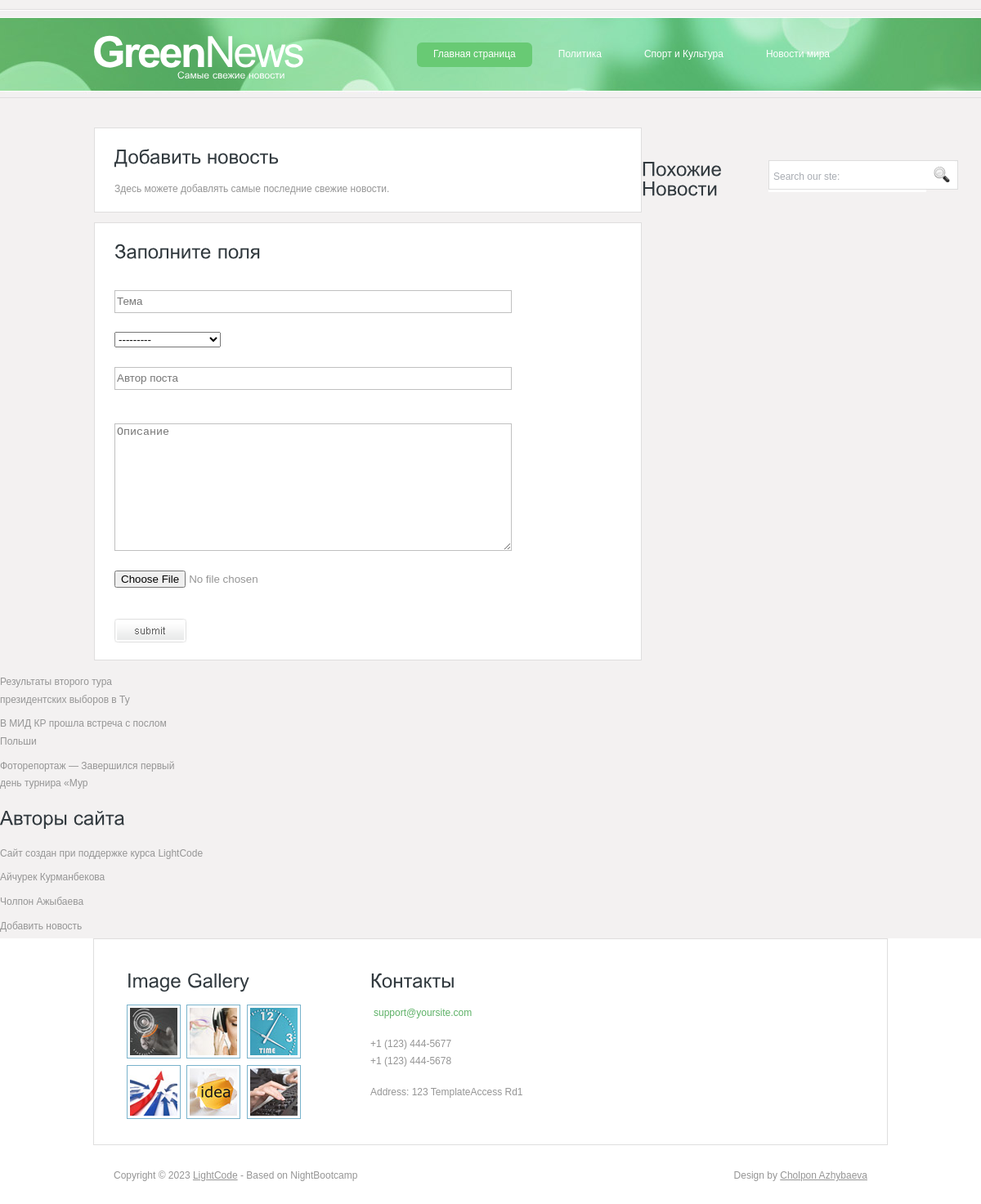
The app's page /contact with its own data.
### app/models.py (models this page shows, shortened)
class Category(models.Model):
    title = models.CharField(max_length=123)
    def __str__(self):
        return self.title
    class Meta:
        verbose_name = 'Категория'
        verbose_name_plural = 'Категории'

class News(models.Model):
    title = models.CharField(max_length=50)
    owner = models.CharField(max_length=20)
    description = models.TextField()
    image = models.ImageField(upload_to='news/%Y/%m/%d/')
    created_date = models.DateTimeField(auto_now_add=True)
    category = models.ForeignKey('Category', on_delete=models.CASCADE, related_name='news')
    class Meta:
        verbose_name = 'Новость'
        verbose_name_plural = 'Новости'
        ordering = ['-created_date']

### app/views.py (the view, shortened to what this page needs)
# urls.py: path('contact', contact),
def contact(request):
    news = News.objects.all()
    categories = Category.objects.all()
    related_news = News.objects.all().order_by('?')[:3]
    form = NewsForm()
    return render(request, 'contact.html', {'news': news, 'categories': categories,
                                            'related_news': related_news, 'form': form})

### app/forms.py
class NewsForm(forms.ModelForm):
    image = forms.ImageField
    class Meta:
        model = News
        fields = ['title', 'description', 'image', 'category', 'owner']
        widgets = {
            'title': forms.TextInput(attrs={'class': 'text', 'placeholder': 'Тема'}),
            'owner': forms.TextInput(attrs={'class': 'text', 'placeholder': 'Автор поста'}),
            'description': forms.Textarea(attrs={'class': 'text', 'placeholder': 'Описание'}),
            'category': forms.Select(attrs={'class': 'text', 'placeholder': 'Категория'}),
        }

### app/templates/contact.html (shortened to what this page needs)
{% extends 'base.html' %}
{% load static %}
{% block content %}
  <div class="content">
    <div class="content_resize">
      <div class="mainbar">
        <div class="article">
          <h2><span>Добавить новость</span></h2>
          <p>Здесь можете добавлять самые последние свежие новости.</p>
        </div>
        <div class="article">
          <h2><span>Заполните</span> поля</h2>
          <form action=" " method="post"  enctype="multipart/form-data">
            <ol>
              <li>
                <label for="name"></label>
                {{ form.title }}
              </li>
              <br>
              <li>
                {{ form.category}}
              </li>
              <br>
              <li>
                {{ form.owner }}
              </li>
              <br>
              <li>
                <label for="message"></label>
                {{ form.description}}
              </li>
              <br>
              <li>
                {{ form.image }}
              </li>
              <br>
              <li>
                <input type="image" name="imageField" id="imageField" src="{% static 'images/submit.gif' %}" class="send" />
              </li>
              <br>
            </ol>
          </form>
        </div>
      </div>
</div>
    </div>
   {% endblock %}

### app/templates/base.html (shortened to what this page needs)
{% load static %}
<!DOCTYPE html PUBLIC "-//W3C//DTD XHTML 1.0 Transitional//EN" "http://www.w3.org/TR/xhtml1/DTD/xhtml1-transitional.dtd">
<html xmlns="http://www.w3.org/1999/xhtml">
<head>
<link href="{% static 'style.css' %}" rel="stylesheet" type="text/css" />
</head>
<body>
<div class="main">
  <div class="header">
    <div class="header_resize">
      <div class="menu_nav">
        <ul>
          <li class="active"><a href="/">Главная страница</a></li>
          {%  for i in categories %}
            <li><a href="/category/{{ i.id }}">{{ i.title }}</a></li>
          {% endfor %}
        </ul>
      </div>
      <div class="logo">
        <h1><a href="/">Green<span>News</span></a> <small>Самые свежие новости</small></h1>
      </div>
    </div>
  </div>
{% block content %}
{% endblock %}
<div class="sidebar">
        <div class="searchform">
          <form id="formsearch" name="formsearch" method="post" action="#">
            <span>
            <input name="editbox_search" class="editbox_search" id="editbox_search" maxlength="80" value="Search our ste:" type="text" />
            </span>
            <input name="button_search" src="{% static 'images/search_btn.gif' %}" class="button_search" type="image" />
          </form>
        </div>
         <div class="gadget">
          <h2 class="star"><span>Похожие </span> Новости</h2>
             {% for news1 in related_news %}
          <ul class="sb_menu">
            <li><a href="/news/{{ news1.id }}">{{ news1.title }}</a></li>
          </ul>
             {% endfor %}
        </div>
    <div class="gadget">
          <h2 class="star"><span>Авторы сайта</span></h2>
          <ul class="ex_menu">
            <li> Сайт создан при поддержке курса <a href="https://www.instagram.com/lightcode.kg/"> LightCode</a><br />
              </li>
              <li><a href="https://www.hrw.org/about/people/aichurek-kurmanbekova">Айчурек Курманбекова</a><br />
              </li>
              <li><a href="https://www.instagram.com/cholpon_azhybaeva/">Чолпон Ажыбаева</a><br />
              </li>
          <li><a href="/contact">Добавить новость</a><br />
              </li>
          </ul>
        </div>
      </div>
    </div>
  <div class="fbg">
    <div class="fbg_resize">
      <div class="col c1">
        <h2><span>Image Gallery</span></h2>
        <a href="#"><img src="{% static 'images/pix1.jpg' %}" width="58" height="58" alt="" /></a>
        <a href="#"><img src="{% static 'images/pix2.jpg' %}" width="58" height="58" alt="" /></a>
        <a href="#"><img src="{% static 'images/pix3.jpg' %}" width="58" height="58" alt="" /></a>
        <a href="#"><img src="{% static 'images/pix4.jpg' %}" width="58" height="58" alt="" /></a>
        <a href="#"><img src="{% static 'images/pix5.jpg' %}" width="58" height="58" alt="" /></a>
        <a href="#"><img src="{% static 'images/pix6.jpg' %}" width="58" height="58" alt="" /></a> </div>
      <div class="col c3">
        <h2><span>Контакты</span></h2>
        <p><a href="#">support@yoursite.com</a></p>
        <p>+1 (123) 444-5677<br />
          +1 (123) 444-5678</p>
        <p>Address: 123 TemplateAccess Rd1</p>
      </div>
    </div>
  </div>
   <div class="footer">
    <div class="footer_resize">
      <p class="lf">Copyright &copy; 2023 <a href="https://www.instagram.com/lightcode.kg/">LightCode</a> - Based on NightBootcamp</p>
      <p class="rf">Design by <a href="https://www.instagram.com/cholpon_azhybaeva///">Cholpon Azhybaeva</a></p>
    </div>
  </div>
</body>
</html>

### static/style.css (style rules this page uses)
body { margin:0; padding:0; width:100%; color:#959595; font:normal 12px/1.8em Arial, Helvetica, sans-serif; }
html, .main { padding:0; margin:0; }
.main { background:#f3f1f1 url(images/header_bg.jpg) repeat-x center 11px; }
.logo { padding:0; float:left; width:auto; }
h1 { margin:0; padding:40px 0; float:left; color:#fff; font:bold 52px/1.2em Arial, Helvetica, sans-serif; letter-spacing:-3px; }
h1 span { font-weight:normal; }
h1 a, h1 a:hover { color:#fff; text-decoration:none; }
h1 small { display:block; margin-top:-6px; padding:0 6px 2px 104px; font:normal 12px/1.2em Arial, Helvetica, sans-serif; letter-spacing:normal; }
h2 { font:normal 24px/1.5em Arial, Helvetica, sans-serif; padding:16px 0 8px; margin:0 0 8px; color:#323a3f; }
p { margin:8px 0; padding:0 0 8px 0; font:normal 12px/1.8em Arial, Helvetica, sans-serif; }
a { color:#5db166; text-decoration:underline; }
.header, .content, .menu_nav, .fbg, .footer, form, ol, ol li, ul, .content .mainbar, .content .sidebar { margin:0; padding:0; }
.header_resize { margin:0 auto; padding:0; width:974px; }
.menu_nav { margin:0; padding:52px 40px 0 0; float:right; height:29px; }
.menu_nav ul { list-style:none; height:29px; }
.menu_nav ul li { margin:0 12px 0 0; padding:0; float:left; }
.menu_nav ul li a { display:block; margin:0; padding:4px 20px; color:#fff; text-decoration:none; font-size:12px; }
.menu_nav ul li.active a, .menu_nav ul li a:hover { background-color:#68ca74; }
.content_resize { margin:0 auto; padding:16px 0 24px; width:970px; }
.content .mainbar { margin:0; padding:0; float:left; width:670px; }
.content .mainbar .article { margin:0 0 12px; padding:8px 24px 0; }
ul.sb_menu, ul.ex_menu { margin:0; padding:0; list-style:none; color:#959595; }
ul.sb_menu li, ul.ex_menu li { margin:0; }
ul.sb_menu li { padding:4px 0; width:220px; }
ul.ex_menu li { padding:4px 0; }
ul.sb_menu li a, ul.ex_menu li a { color:#959595; text-decoration:none; margin-left:-12px; padding-left:12px; }
.content .mainbar .article, .content .sidebar .gadget, .fbg_resize { background-color:#fff; border:1px solid #dfdede; }
.fbg { background:repeat center center; }
.fbg_resize { margin:0 auto; width:890px; padding:24px 40px; background:repeat-x center top; }
.fbg .c2 a, .fbg .c3 a { margin:0; padding:2px 4px; color:#5db166; text-decoration:none; }
.fbg img { margin:0 4px 0 0; padding:3px; border:1px solid #78b2cb; }
.fbg .col { margin:0; float:left; }
.fbg .c1 { padding:0 16px 0 0; width:266px; }
.fbg .c3 { padding:0 0 0 16px; width:260px; }
.footer_resize { margin:0 auto; padding:26px; width:922px; }
.footer p { margin:0; padding:4px 0; line-height:normal; }
.footer a { color:#959595; padding:inherit; text-decoration:underline; }
.footer .lf { float:left; }
.footer .rf { float:right; }
ol { list-style:none; }
ol li { display:block; clear:both; }
ol li label { display:block; margin:0; padding:16px 0 0 0; }
ol li input.text { width:480px; border:1px solid #c0c0c0; margin:2px 0; padding:5px 2px; height:16px; background:#fff; }
ol li textarea { width:480px; border:1px solid #c0c0c0; margin:2px 0; padding:2px; background:#fff; }
ol li .send { margin:16px 0 0 0; }
.searchform { float:right; }
#formsearch { margin:0; height:36px; padding:10px 28px 40px 0; }
#formsearch span { display:block; margin:6px 0; padding:0; float:left; background:#fff url(images/search.gif) no-repeat top left; }
#formsearch input.editbox_search { margin:0; padding:11px 6px 10px; float:left; width:181px; border:none; background:none; font:normal 12px/1.5em Arial, Helvetica, sans-serif; color:#a8acb2; }
#formsearch input.button_search { margin:6px 0 0 0; padding:0; border:none; float:left; }

### records on screen
Category: title "Политика"
Category: title "Спорт и Культура"
Category: title "Новости мира"
News: title "Результаты второго тура президентских выборов в Ту"
News: title "В МИД КР прошла встреча с послом Польши"
News: title "Фоторепортаж — Завершился первый день турнира «Мур"
